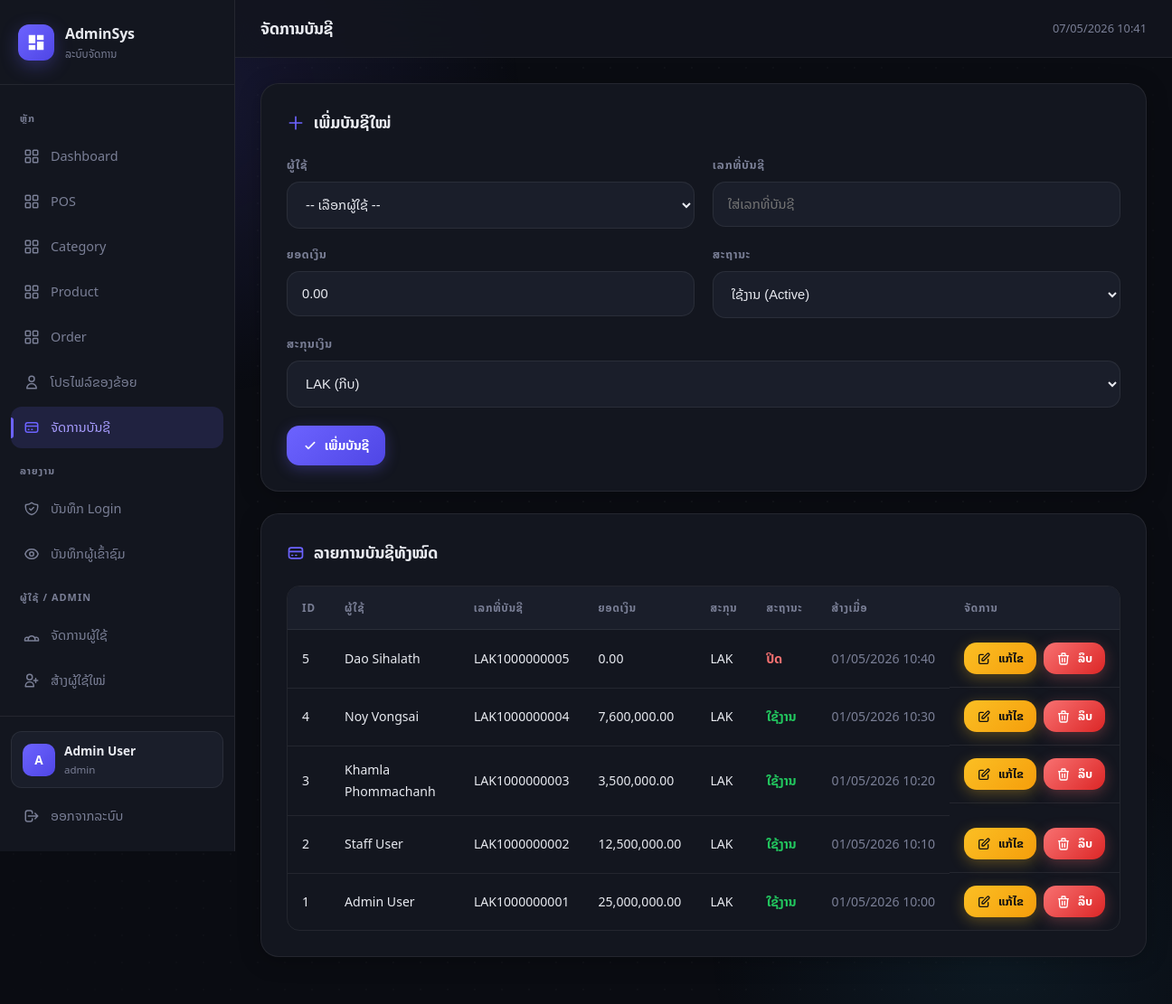
The app's page /src/account/index.php (signed in) with its own data.
### tables this page shows
create table accounts (
    id int auto_increment primary key,
    user_id int not null,
    account_number varchar(20) not null,
    balance decimal(18, 2) not null default 0.00,
    status varchar(10) not null default 'active',  
    currency varchar(3) not null default 'LAK',
    created_at timestamp default current_timestamp,
    updated_at timestamp default current_timestamp,
    foreign key (user_id) references users(id)
);

create table users (
    id int auto_increment primary key,
    name varchar(255) not null,
    email varchar(255) not null,
    password varchar(255) not null,
    role varchar(10) not null default 'user',  
    last_seen timestamp default current_timestamp,
    created_at timestamp default current_timestamp,
    updated_at timestamp default current_timestamp
);

### src/account/index.php (the view, shortened to what this page needs)
<?php
require_once __DIR__ . '/../../config/database.php';
$accounts = $conn->query("SELECT a.*, u.name as user_name FROM accounts a LEFT JOIN users u ON a.user_id = u.id ORDER BY a.id DESC");
$edit_account = null;
require_once __DIR__ . '/../../includes/layout/header.php';
?>
<div class="card">
    <div class="card-header">
        <div class="card-title">
            <?php if ($edit_account): ?>
                <svg fill="none" stroke="currentColor" stroke-width="2" viewBox="0 0 24 24">
                    <path stroke-linecap="round" stroke-linejoin="round" d="M11 5H6a2 2 0 00-2 2v11a2 2 0 002 2h11a2 2 0 002-2v-5m-1.414-9.414a2 2 0 112.828 2.828L11.828 15H9v-2.828l8.586-8.586z"/>
                </svg>
                ແກ້ໄຂບັນຊີ
            <?php else: ?>
                <svg fill="none" stroke="currentColor" stroke-width="2" viewBox="0 0 24 24">
                    <path stroke-linecap="round" stroke-linejoin="round" d="M12 4v16m8-8H4"/>
                </svg>
                ເພີ່ມບັນຊີໃໝ່
            <?php endif; ?>
        </div>
    </div>
    <form method="POST">
        <div class="form-row">
            <div class="form-group">
                <label>ຜູ້ໃຊ້</label>
                <select name="user_id" required>
                    <option value="">-- ເລືອກຜູ້ໃຊ້ --</option>
                </select>
            </div>
            <div class="form-group">
                <label>ເລກທີ່ບັນຊີ</label>
                <input type="text" name="account_number"
                       value="<?= $edit_account ? htmlspecialchars($edit_account['account_number']) : '' ?>"
                       placeholder="ໃສ່ເລກທີ່ບັນຊີ" required>
            </div>
        </div>
        <div class="form-row">
            <div class="form-group">
                <label>ຍອດເງິນ</label>
                <input type="number" step="0.01" name="balance"
                       value="<?= $edit_account ? $edit_account['balance'] : '0.00' ?>" required>
            </div>
            <div class="form-group">
                <label>ສະຖານະ</label>
                <select name="status" required>
                    <option value="active"   <?= ($edit_account && $edit_account['status'] === 'active')   ? 'selected' : '' ?>>ໃຊ້ງານ (Active)</option>
                </select>
            </div>
        </div>
        <div class="form-group">
            <label>ສະກຸນເງິນ</label>
            <select name="currency" required>
                <option value="LAK" <?= ($edit_account && $edit_account['currency'] === 'LAK') ? 'selected' : '' ?>>LAK (ກີບ)</option>
            </select>
        </div>
        <div style="margin-top:20px;display:flex;gap:10px;">
            <button type="submit" class="btn <?= $edit_account ? 'btn-success' : 'btn-primary' ?>">
                <svg width="16" height="16" fill="none" stroke="currentColor" stroke-width="2.5" viewBox="0 0 24 24">
                    <path stroke-linecap="round" stroke-linejoin="round" d="M5 13l4 4L19 7"/>
                </svg>
                <?= $edit_account ? 'ບັນທຶກການແກ້ໄຂ' : 'ເພີ່ມບັນຊີ' ?>
            </button>
        </div>
    </form>
</div>
<div class="card">
    <div class="card-header">
        <div class="card-title">
            <svg fill="none" stroke="currentColor" stroke-width="2" viewBox="0 0 24 24">
                <path stroke-linecap="round" stroke-linejoin="round" d="M3 10h18M7 15h1m4 0h1m-7 4h12a3 3 0 003-3V8a3 3 0 00-3-3H6a3 3 0 00-3 3v8a3 3 0 003 3z"/>
            </svg>
            ລາຍການບັນຊີທັງໝົດ
        </div>
    </div>
    <div class="table-wrapper">
        <table>
            <thead>
                <tr>
                    <th>ID</th><th>ຜູ້ໃຊ້</th><th>ເລກທີ່ບັນຊີ</th>
                    <th>ຍອດເງິນ</th><th>ສະກຸນ</th><th>ສະຖານະ</th>
                    <th>ສ້າງເມື່ອ</th><th>ຈັດການ</th>
                </tr>
            </thead>
            <tbody>
                <?php if ($accounts->num_rows > 0): ?>
                    <?php while ($acc = $accounts->fetch_assoc()): ?>
                    <tr>
                        <td><?= $acc['id'] ?></td>
                        <td><?= htmlspecialchars($acc['user_name'] ?? 'N/A') ?></td>
                        <td><?= htmlspecialchars($acc['account_number']) ?></td>
                        <td><?= number_format($acc['balance'], 2) ?></td>
                        <td><?= $acc['currency'] ?></td>
                        <td class="status-<?= $acc['status'] ?>">
                            <?= $acc['status'] === 'active' ? 'ໃຊ້ງານ' : 'ປິດ' ?>
                        </td>
                        <td style="color:var(--text-muted);white-space:nowrap;"><?= date('d/m/Y H:i', strtotime($acc['created_at'])) ?></td>
                        <td class="actions">
                            <a href="?edit=<?= $acc['id'] ?>" class="btn btn-warning btn-sm">
                                <svg width="14" height="14" fill="none" stroke="currentColor" stroke-width="2" viewBox="0 0 24 24">
                                    <path stroke-linecap="round" stroke-linejoin="round" d="M11 5H6a2 2 0 00-2 2v11a2 2 0 002 2h11a2 2 0 002-2v-5m-1.414-9.414a2 2 0 112.828 2.828L11.828 15H9v-2.828l8.586-8.586z"/>
                                </svg>
                                ແກ້ໄຂ
                            </a>
                            <form method="POST" style="display:inline;" onsubmit="return confirm('ລຶບບັນຊີນີ້?')">
                                <button type="submit" class="btn btn-danger btn-sm">
                                    <svg width="14" height="14" fill="none" stroke="currentColor" stroke-width="2" viewBox="0 0 24 24">
                                        <path stroke-linecap="round" stroke-linejoin="round" d="M19 7l-.867 12.142A2 2 0 0116.138 21H7.862a2 2 0 01-1.995-1.858L5 7m5 4v6m4-6v6m1-10V4a1 1 0 00-1-1h-4a1 1 0 00-1 1v3M4 7h16"/>
                                    </svg>
                                    ລຶບ
                                </button>
                            </form>
                        </td>
                    </tr>
                    <?php endwhile; ?>
                <?php endif; ?>
            </tbody>
        </table>
    </div>
</div>
<?php require_once __DIR__ . '/../../includes/layout/footer.php'; ?>

### assets/css/admin.css (style rules this page uses)
*, *::before, *::after { box-sizing: border-box; margin: 0; padding: 0; }
:root { --bg: #0a0c12; --surface: #13161f; --surface-2: #1a1e2a; --border: rgba(255,255,255,0.07); --accent: #6c63ff; --accent-dark: #4f46e5; --accent-glow: rgba(108,99,255,0.30); --accent-light:#a89dff; --text: #e8eaf0; --text-muted: #7a7f96; --success: #22c55e; --success-bg: rgba(34,197,94,0.12); --error: #f87171; --error-bg: rgba(248,113,113,0.12); --warning: #fbbf24; --info: #38bdf8; --radius: 14px; --radius-lg: 20px; --sidebar-w: 260px; --topbar-h: 64px; --transition: 0.2s ease; }
body { background: var(--bg); color: var(--text); font-family: 'Noto Sans Lao', system-ui, sans-serif; min-height: 100vh; display: flex; overflow-x: hidden; }
body::before { content: ''; position: fixed; top: -20%; left: -15%; width: 60%; height: 60%; background: radial-gradient(ellipse, rgba(108,99,255,0.14) 0%, transparent 70%); pointer-events: none; animation: floatOrb 10s ease-in-out infinite alternate; z-index: 0; }
body::after { content: ''; position: fixed; bottom: -20%; right: -10%; width: 50%; height: 50%; background: radial-gradient(ellipse, rgba(56,189,248,0.08) 0%, transparent 70%); pointer-events: none; animation: floatOrb 14s ease-in-out infinite alternate-reverse; z-index: 0; }
.card { background: var(--surface); border: 1px solid var(--border); border-radius: var(--radius-lg); padding: 28px; margin-bottom: 24px; box-shadow: 0 4px 24px rgba(0,0,0,0.25); position: relative; overflow: hidden; }
.card-header { display: flex; align-items: center; justify-content: space-between; margin-bottom: 22px; }
.card-title { font-size: 1.1rem; font-weight: 600; display: flex; align-items: center; gap: 10px; }
.card-title svg { width: 20px; height: 20px; color: var(--accent); }
.table-wrapper { overflow-x: auto; border-radius: var(--radius); border: 1px solid var(--border); }
table { width: 100%; border-collapse: collapse; }
th, td { padding: 14px 16px; text-align: left; border-bottom: 1px solid var(--border); }
th { background: var(--surface-2); font-size: 0.73rem; font-weight: 700; text-transform: uppercase; letter-spacing: 0.08em; color: var(--text-muted); white-space: nowrap; }
td { font-size: 0.88rem; }
tr:last-child td { border-bottom: none; }
.status-active { color: var(--success); font-weight: 600; }
.status-inactive { color: var(--error); font-weight: 600; }
.btn { display: inline-flex; align-items: center; gap: 8px; padding: 10px 18px; border-radius: var(--radius); font-size: 0.88rem; font-weight: 600; font-family: 'Noto Sans Lao', sans-serif; cursor: pointer; border: none; text-decoration: none; transition: transform var(--transition), box-shadow var(--transition); white-space: nowrap; }
.btn svg { width: 16px; height: 16px; flex-shrink: 0; }
.btn-primary { background: linear-gradient(135deg, var(--accent), var(--accent-dark)); color: white; box-shadow: 0 4px 16px var(--accent-glow); }
.btn-danger { background: linear-gradient(135deg, var(--error), #dc2626); color: white; box-shadow: 0 4px 16px rgba(248,113,113,0.3); }
.btn-warning { background: linear-gradient(135deg, var(--warning), #f59e0b); color: #111; box-shadow: 0 4px 16px rgba(251,191,36,0.3); }
.btn-sm { padding: 7px 14px; font-size: 0.8rem; }
.form-row { display: grid; grid-template-columns: 1fr 1fr; gap: 20px; }
.form-group { margin-bottom: 18px; }
label { display: block; font-size: 0.78rem; font-weight: 600; text-transform: uppercase; letter-spacing: 0.07em; color: var(--text-muted); margin-bottom: 8px; }
input[type="text"], input[type="number"], input[type="email"], input[type="password"], select { width: 100%; padding: 12px 16px; background: var(--surface-2); border: 1px solid var(--border); border-radius: var(--radius); color: var(--text); font-family: 'Noto Sans Lao', sans-serif; font-size: 0.92rem; outline: none; transition: border-color var(--transition), box-shadow var(--transition); }
.actions { display: flex; gap: 8px; }

### records on screen
accounts: id "5", user.name "Dao Sihalath", account_number "LAK1000000005", balance "0.00", currency "LAK", status "ປິດ", created_at "01/05/2026 10:40"
accounts: id "4", user.name "Noy Vongsai", account_number "LAK1000000004", balance "7,600,000.00", currency "LAK", status "ໃຊ້ງານ", created_at "01/05/2026 10:30"
accounts: id "3", user.name "Khamla Phommachanh", account_number "LAK1000000003", balance "3,500,000.00", currency "LAK", status "ໃຊ້ງານ", created_at "01/05/2026 10:20"
accounts: id "2", user.name "Staff User", account_number "LAK1000000002", balance "12,500,000.00", currency "LAK", status "ໃຊ້ງານ", created_at "01/05/2026 10:10"
accounts: id "1", user.name "Admin User", account_number "LAK1000000001", balance "25,000,000.00", currency "LAK", status "ໃຊ້ງານ", created_at "01/05/2026 10:00"

### other values on screen
$user_initial "A"
$user_name "Admin User"
$user_role "admin"
$page_title "ຈັດການບັນຊີ"
